Frame 1 (no input): blank canvas, image omitted
Frame 60 (no input): blank canvas, image omitted
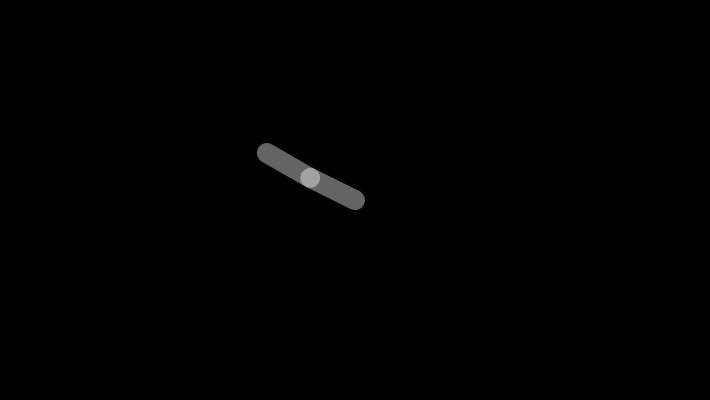
Frame 120 (the mouse pressed at the canvas centre since frame 60)

The p5.js sketch whose frames 1 and 60 were blank and that drew this single picture after the mouse press (run headless with seeded random() and noise() and a simulated clock; from frame 60 on, the mouse is pressed at the canvas centre):

// p5.js sketch
// ── sketch.js
var x = [0,0],
  y = [0,0],
  segLength = 50;

function setup() {
  createCanvas(710, 400);
  strokeWeight(20.0);
  stroke(255, 100);
}

function draw() {
  background(0);
  dragSegment(0, mouseX, mouseY);
  dragSegment(1, x[0], y[0]);
}

function dragSegment(i, xin, yin) {
  var dx = xin - x[i];
  var dy = yin - y[i];
  var angle = atan2(dy, dx);
  x[i] = xin - cos(angle) * segLength;
  y[i] = yin - sin(angle) * segLength;
  segment(x[i], y[i], angle);
}

function segment(x, y, a) {
  push();
  translate(x, y);
  rotate(a);
  line(0, 0, segLength, 0);
  pop();
}
// ── Ex02.html
<!DOCTYPE html>
<html lang="en">
  <head>

    <!-- Basic Page Needs –––––––––––––––––––––––––––––––––––––––––––––––––– -->
    <meta charset="utf-8">
    <title> Flávia Leal </title>
    <meta name="description" content="">
    <meta name="author" content="">

    <!-- Mobile Specific Metas ––––––––––––––––––––––––––––––––––––––––––––––––– -->
    <meta name="viewport" content="width=device-width, initial-scale=1">

    <!-- FONT –––––––––––––––––––––––––––––––––––––––––––––––––– -->
    <link href="//fonts.googleapis.com/css?family=Raleway:400,300,600" rel="stylesheet" type="text/css">
    <link rel="stylesheet" href="css/font-awesome.min.css">

    <!-- CSS –––––––––––––––––––––––––––––––––––––––––––––––––– -->
    <link rel="stylesheet" href="css/normalize.css">
    <link rel="stylesheet" href="css/skeleton.css">
    <link rel="stylesheet" href="css/style.css">

    <!-- Favicon –––––––––––––––––––––––––––––––––––––––––––––––––– -->
    <link rel="icon" type="image/png" href="images/favicon.png">

    <!-- BootsTrap ––––––––––––––––––––––––––––––––––––––––––––– -->
    <link rel="stylesheet" href="bootstrap/css/bootstrap.min.css">
    <link rel="stylesheet" href="bootstrap/css/bootstrap-theme.min.css">
  
    <script src="js/jquery.min.js"></script>
    <script src="bootstrap/js/bootstrap.min.js"></script>
    <script language="javascript" type="text/javascript" src="../../p5js/p5.js"></script>
    

  </head>
  <body>
    <div class="body">
      <img src="images/inicio.png" class="body" alt="flavialeal_ap1617">
    </div>
    <div class="content">
      <div class="botao">
        <a href="../index.html">
          <button type="button" class="boton"> 
             Página Inicial 
          </button>
        </a>
      </div>
    </div>
    <script language="javascript" type="text/javascript" src="sketch.js"> </script>
  </body>
</html>
